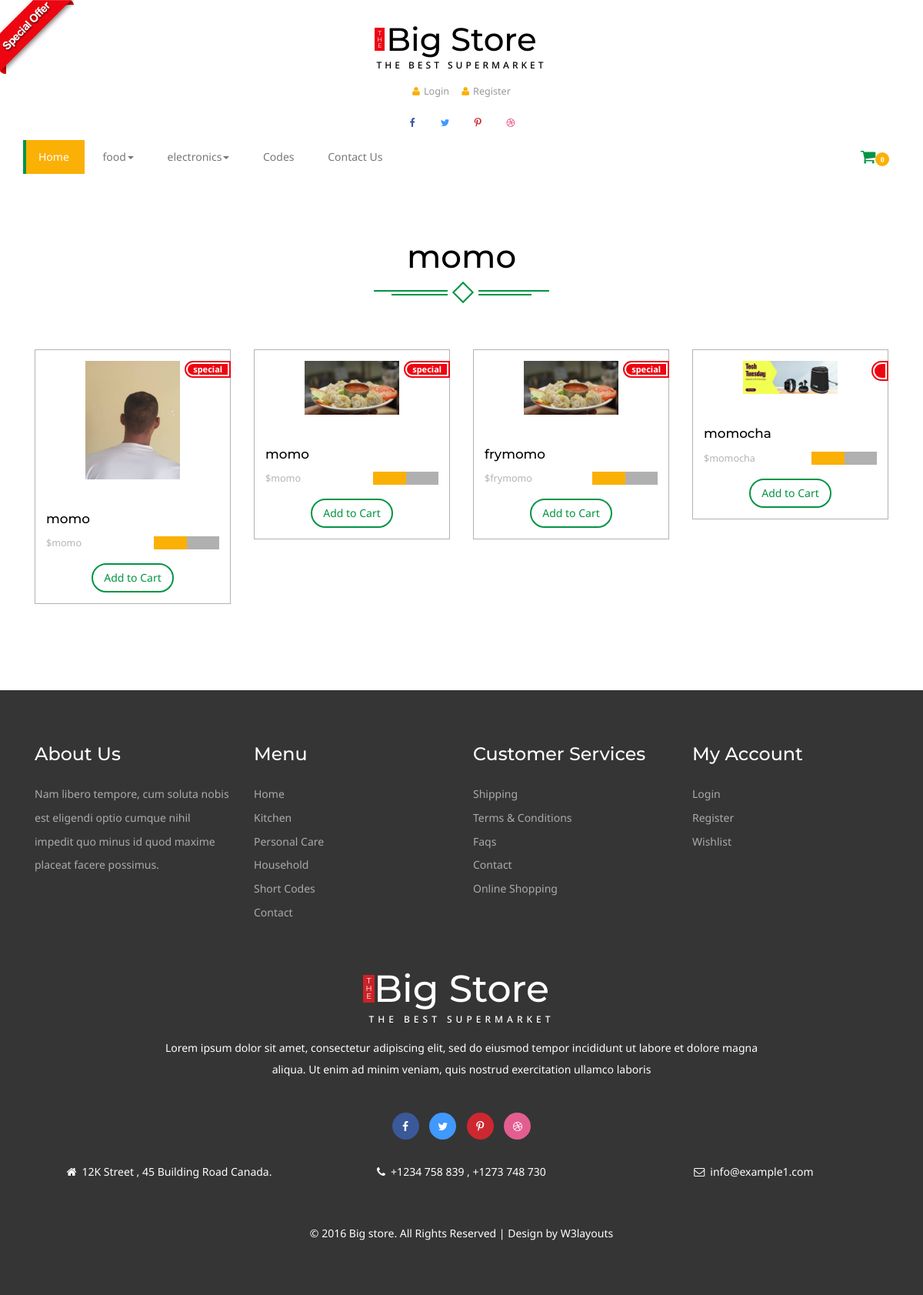
The app's page /subcategory/momo with its own data.
### home/models.py (models this page shows, shortened)
class Category(models.Model):
    name = models.CharField(max_length = 300)
    slug = models.CharField(max_length = 300)
    image = models.ImageField(upload_to = 'media')
    status = models.CharField(choices = STATUS, blank = True, max_length = 100)
    labels = models.CharField(choices = LABELS, blank = True, max_length = 100)

class SubCategory(models.Model):
    name = models.CharField(max_length = 300)
    category = models.ForeignKey(Category, on_delete = models.CASCADE)
    slug = models.CharField(max_length = 300)
    image = models.ImageField(upload_to = 'media')

class Product(models.Model):
    name = models.CharField(max_length = 300)
    category = models.ForeignKey(Category, on_delete = models.CASCADE)
    sub_category = models.ForeignKey(SubCategory, on_delete = models.CASCADE)
    price = models.IntegerField()
    discounted_price = models.IntegerField(default = 0)
    image = models.ImageField(upload_to = 'media')
    descripton = models.TextField(blank = True)
    overview = models.TextField(blank = True)
    labels = models.CharField(choices = LABELS, blank = True, max_length = 100)
    def __str__(self):
        return self.name

### home/views.py (the view)
# urls.py: path('subcategory/<slug>', SubCategoryView.as_view(), name = 'home'),
class SubCategoryView(BaseView):
    def get(self, request, slug):
        subcat = SubCategory.objects.get(slug = slug).id
        self.views['subcat_products'] = Product.objects.filter(sub_category_id = subcat)
        self.views['subcat_title'] = SubCategory.objects.get(slug = slug).name
        return render(request, 'subcategory.html', self.views)

### templates/subcategory.html (shortened to what this page needs)
{% extends 'base.html' %}
{% load static %}
{% block content %}
<div class="content-top offer-w3agile">
	<div class="container ">
		<div class="spec ">
			<h3>{{subcat_title}}</h3>
							<div class="ser-t">
					<span><i></i></span>
				</div>
		</div>
						<div class=" con-w3l wthree-of">
							{% for subcat in subcat_products %}
							<div class="col-md-3 pro-1">
								<div class="col-m">
									<a href="#" data-toggle="modal" data-target="#myModal1" class="offer-img">
										<img src="{{subcat.image.url}}" class="img-responsive" alt="">
										<div class="offer"><p><span>{{subcat.labels}}</span></p></div>
									</a>
									<div class="mid-1">
										<div class="women">
											<h6><a href="single.html">{{subcat.name}}</a></h6>
										</div>
										<div class="mid-2">
											{% if subcat.dscounted_price > 0 %}
											<p ><label>${{subcat.price}}</label><em class="item_price">${{subcat.discounted_price}}</em></p>
											{% else %}
											<p ><em class="item_price">${{subcat}}</em></p>
											{% endif %}
											  <div class="block">
												<div class="starbox small ghosting"> </div>
											</div>
											<div class="clearfix"></div>
										</div>
										<div class="add">
										   <button class="btn btn-danger my-cart-btn my-cart-b " data-id="1" data-name="Moong" data-summary="summary 1" data-price="1.50" data-quantity="1" data-image="images/of.png">Add to Cart</button>
										</div>
									</div>
								</div>
							</div>
							{% endfor %}
							<div class="clearfix"></div>
						 </div>
					</div>
				</div>
{% endblock %}

### templates/base.html (shortened to what this page needs)
<!DOCTYPE html>
{% load static %}
<html>
<head>
<link href="{% static 'css/bootstrap.css' %}" rel='stylesheet' type='text/css' />
<link href="{% static 'css/style.css' %}" rel='stylesheet' type='text/css' />
<link href="{% static 'css/font-awesome.css' %}" rel="stylesheet">
	<link rel="stylesheet" href="{% static 'css/jstarbox.css' %}" type="text/css" media="screen" charset="utf-8" />
</head>
<body>
<a href="offer.html"><img src="images/download.png" class="img-head" alt=""></a>
<div class="header">
		<div class="container">
			<div class="logo">
				<h1 ><a href="index.html"><b>T<br>H<br>E</b>Big Store<span>The Best Supermarket</span></a></h1>
			</div>
			<div class="head-t">
				<ul class="card">
					{% if user.is_authenticated %}
					<li><a href="wishlist.html" ><i class="fa fa-heart" aria-hidden="true"></i>Wishlist</a></li>
					<li><a href="register.html" ><i class="fa fa-arrow-right" aria-hidden="true"></i>{{user.username}}</a></li>
					<li><a href="accounts/logout" ><i class="fa fa-arrow-right" aria-hidden="true"></i>Logout</a></li>
					<li><a href="shipping.html" ><i class="fa fa-ship" aria-hidden="true"></i>Shipping</a></li>
					{% else %}
					<li><a href="accounts/login" ><i class="fa fa-user" aria-hidden="true"></i>Login</a></li>
					<li><a href="accounts/register" ><i class="fa fa-user" aria-hidden="true"></i>Register</a></li>
					{% endif %}
				</ul>
			</div>
			<div class="header-ri">
				<ul class="social-top">
					<li><a href="#" class="icon facebook"><i class="fa fa-facebook" aria-hidden="true"></i></a></li>
					<li><a href="#" class="icon twitter"><i class="fa fa-twitter" aria-hidden="true"></i></a></li>
					<li><a href="#" class="icon pinterest"><i class="fa fa-pinterest-p" aria-hidden="true"></i></a></li>
					<li><a href="#" class="icon dribbble"><i class="fa fa-dribbble" aria-hidden="true"></i></a></li>
				</ul>
			</div>
				<div class="nav-top">
					<nav class="navbar navbar-default">
					<div class="collapse navbar-collapse" id="bs-megadropdown-tabs">
						<ul class="nav navbar-nav ">
							<li class=" active"><a href="index.html" class="hyper "><span>Home</span></a></li>
							{% for cat in categories %}
							<li class="dropdown ">
								<a href="#" class="dropdown-toggle  hyper" data-toggle="dropdown" ><span>{{cat.name}}<b class="caret"></b></span></a>
							</li>
							{% endfor %}
							<li><a href="codes.html" class="hyper"> <span>Codes</span></a></li>
							<li><a href="contact" class="hyper"><span>Contact Us</span></a></li>
						</ul>
					</div>
					</nav>
					 <div class="cart" >
						<span class="fa fa-shopping-cart my-cart-icon"><span class="badge badge-notify my-cart-badge"></span></span>
					</div>
					<div class="clearfix"></div>
				</div>
				</div>
</div>
{% block content %}
{% endblock %}
<div class="footer">
	<div class="container">
		<div class="col-md-3 footer-grid">
			<h3>About Us</h3>
			<p>Nam libero tempore, cum soluta nobis est eligendi
				optio cumque nihil impedit quo minus id quod maxime
				placeat facere possimus.</p>
		</div>
		<div class="col-md-3 footer-grid ">
			<h3>Menu</h3>
			<ul>
				<li><a href="index.html">Home</a></li>
				<li><a href="kitchen.html">Kitchen</a></li>
				<li><a href="care.html">Personal Care</a></li>
				<li><a href="hold.html">Household</a></li>
				<li><a href="codes.html">Short Codes</a></li>
				<li><a href="contact.html">Contact</a></li>
			</ul>
		</div>
		<div class="col-md-3 footer-grid ">
			<h3>Customer Services</h3>
			<ul>
				<li><a href="shipping.html">Shipping</a></li>
				<li><a href="terms.html">Terms & Conditions</a></li>
				<li><a href="faqs.html">Faqs</a></li>
				<li><a href="contact.html">Contact</a></li>
				<li><a href="offer.html">Online Shopping</a></li>
			</ul>
		</div>
		<div class="col-md-3 footer-grid">
			<h3>My Account</h3>
			<ul>
				<li><a href="login.html">Login</a></li>
				<li><a href="register.html">Register</a></li>
				<li><a href="wishlist.html">Wishlist</a></li>
			</ul>
		</div>
		<div class="clearfix"></div>
			<div class="footer-bottom">
				<h2 ><a href="index.html"><b>T<br>H<br>E</b>Big Store<span>The Best Supermarket</span></a></h2>
				<p class="fo-para">Lorem ipsum dolor sit amet, consectetur adipiscing elit, sed do eiusmod tempor incididunt ut labore et dolore magna aliqua. Ut enim ad minim veniam, quis nostrud exercitation ullamco laboris</p>
				<ul class="social-fo">
					<li><a href="#" class=" face"><i class="fa fa-facebook" aria-hidden="true"></i></a></li>
					<li><a href="#" class=" twi"><i class="fa fa-twitter" aria-hidden="true"></i></a></li>
					<li><a href="#" class=" pin"><i class="fa fa-pinterest-p" aria-hidden="true"></i></a></li>
					<li><a href="#" class=" dri"><i class="fa fa-dribbble" aria-hidden="true"></i></a></li>
				</ul>
				<div class=" address">
					<div class="col-md-4 fo-grid1">
							<p><i class="fa fa-home" aria-hidden="true"></i>12K Street , 45 Building Road Canada.</p>
					</div>
					<div class="col-md-4 fo-grid1">
							<p><i class="fa fa-phone" aria-hidden="true"></i>+1234 758 839 , +1273 748 730</p>
					</div>
					<div class="col-md-4 fo-grid1">
						<p><a href="mailto:info@example.com"><i class="fa fa-envelope-o" aria-hidden="true"></i>info@example1.com</a></p>
					</div>
					<div class="clearfix"></div>
					</div>
			</div>
		<div class="copy-right">
			<p> &copy; 2016 Big store. All Rights Reserved | Design by  <a href="http://w3layouts.com/"> W3layouts</a></p>
		</div>
	</div>
</div>
</body>
</html>

### records on screen
Category: name "food"
Category: name "electronics"
SubCategory: name "momo"
Product: image (picture), labels "special", name "momo"
Product: image (picture), labels "special", name "momo"
Product: image (picture), labels "special", name "frymomo"
Product: image (picture), name "momocha"
